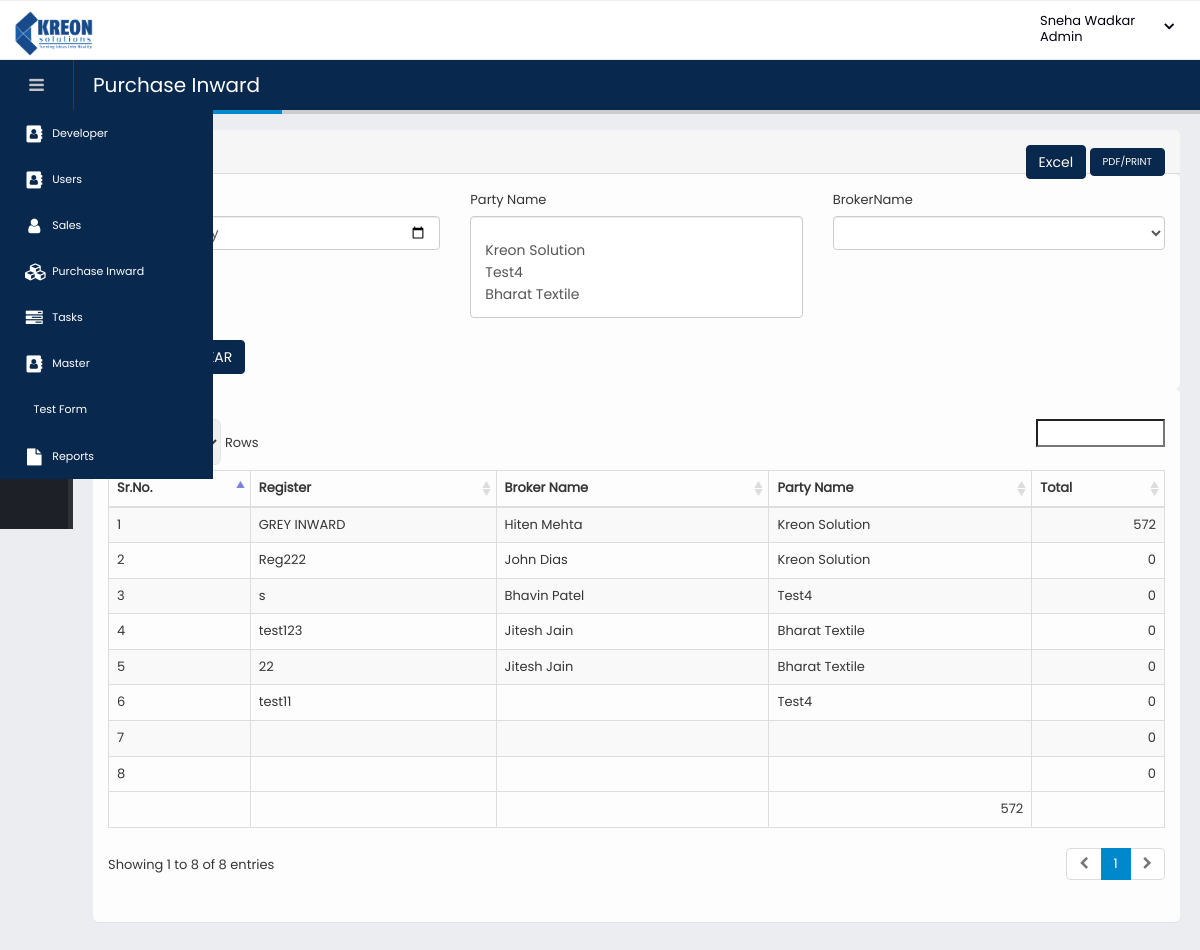
The page /report.php?view=1&ReportID=1 (signed in) on the database its author committed.
### tables this page shows
CREATE TABLE `users` (
  `ID` int(11) NOT NULL,
  `Username` varchar(500) NOT NULL,
  `Name` varchar(500) NOT NULL,
  `Password` varchar(500) NOT NULL,
  `Role` int(11) NOT NULL,
  `RememberMe` varchar(1000) DEFAULT NULL,
  `LastLoginAt` timestamp NULL DEFAULT NULL,
  `CreatedAt` timestamp NOT NULL DEFAULT CURRENT_TIMESTAMP ON UPDATE CURRENT_TIMESTAMP,
  `CreatedBy` int(11) NOT NULL
);

CREATE TABLE `pageroleaccess` (
  `ID` int(11) NOT NULL,
  `RoleID` int(11) NOT NULL,
  `PageAccessID` int(11) NOT NULL,
  `AddBtn` tinyint(1) NOT NULL DEFAULT '0',
  `EditBtn` tinyint(1) NOT NULL DEFAULT '0',
  `ListView` tinyint(1) NOT NULL DEFAULT '0',
  `OtherBtn` tinyint(1) NOT NULL DEFAULT '0',
  `DeleteBtn` tinyint(1) NOT NULL DEFAULT '0'
);

CREATE TABLE `kpageaccess` (
  `ID` int(11) NOT NULL,
  `parentMenu` int(11) NOT NULL COMMENT 'if the parent is a number then it will be considered as child. If parent = 0 then normal, ifparent = -1 then PARENT.',
  `displayname` varchar(200) NOT NULL,
  `filename` varchar(200) NOT NULL,
  `FormId` int(11) NOT NULL,
  `FaIcon` varchar(200) NOT NULL,
  `PageOrder` int(11) NOT NULL,
  `AddBtn` tinyint(1) NOT NULL,
  `EditBtn` tinyint(1) NOT NULL,
  `ListView` tinyint(1) NOT NULL,
  `DeleteBtn` tinyint(1) NOT NULL,
  `OtherBtn` tinyint(1) NOT NULL,
  `CreatedAt` timestamp NOT NULL DEFAULT CURRENT_TIMESTAMP,
  `CreatedBy` int(11) NOT NULL,
  `UpdatedAt` timestamp NOT NULL DEFAULT CURRENT_TIMESTAMP ON UPDATE CURRENT_TIMESTAMP,
  `UpdatedBy` int(11) NOT NULL,
  `isArchived` int(11) NOT NULL
);

CREATE TABLE `kReportFilters` (
  `ID` int(11) NOT NULL,
  `ReportHeaderID` int(11) NOT NULL,
  `FilterLabel` varchar(200) NOT NULL,
  `ViewFieldName` varchar(200) NOT NULL,
  `ViewFieldID` varchar(200) NOT NULL,
  `FilterType` varchar(200) NOT NULL,
  `FieldSizeSM` int(11) NOT NULL DEFAULT '0',
  `FieldSizeMD` int(11) NOT NULL DEFAULT '0',
  `FieldSizeXS` int(11) NOT NULL DEFAULT '0',
  `OtherConditions` varchar(200) NOT NULL,
  `CreatedAt` timestamp NOT NULL DEFAULT CURRENT_TIMESTAMP,
  `CreatedBy` int(11) NOT NULL DEFAULT '0',
  `UpdatedAt` timestamp NOT NULL DEFAULT CURRENT_TIMESTAMP,
  `UpdatedBy` int(11) NOT NULL DEFAULT '0',
  `isArchived` int(11) NOT NULL DEFAULT '0'
);

CREATE TABLE `kReportFields` (
  `ID` int(11) NOT NULL,
  `ReportHeaderID` int(11) NOT NULL,
  `ViewFieldName` varchar(200) NOT NULL,
  `DisplayName` varchar(200) NOT NULL,
  `OrderNo` varchar(200) NOT NULL,
  `ShowTotal` float NOT NULL,
  `Alignment` int(11) NOT NULL DEFAULT '0',
  `OtherConditions` varchar(200) NOT NULL,
  `CreatedAt` timestamp NOT NULL DEFAULT CURRENT_TIMESTAMP,
  `CreatedBy` int(11) NOT NULL DEFAULT '0',
  `UpdatedAt` timestamp NOT NULL DEFAULT CURRENT_TIMESTAMP,
  `UpdatedBy` int(11) NOT NULL,
  `isArchived` int(11) NOT NULL DEFAULT '0'
);

### dbClassMySQL.php (called while the page is built, shortened)
<?php
class db extends mysqli {
	private static $instance = null;
	public static function getInstance() {
		if (!self::$instance instanceof self) {
			self::$instance = new self;
		}
		return self::$instance;
	}
	public function db_select($query) {
		$output = array();
		$output['result_set'] = array();
		$output['error'] = "1";
		$output['error_statement'] = "";
		if ($result = $this->query($query)) {
			$output['error'] = "0";
			$output['num_rows'] = $result->num_rows;
			while($row = $result->fetch_assoc()){
				$output['result_set'][] = $row;
			}
		} else {
			$output['error_statement'] = "Error: " . $this->error;
		}
		return $output;
	}
}
?>

### report-init.php (the view, shortened to what this page needs)
<?php
include "k_files/k_header.php";
$ReportID = isset($ReportID) ? $ReportID : (isset($_GET['ReportID']) ? $_GET['ReportID'] : 0);
include 'reportModel.php';
function createReportFilters($arr, $viewResult,$requestArray){
	$divClass = "";
	if($arr[5] == 0 && $arr[6] == 0 && $arr[7] == 0 ){
		$divClass .= " col-md-4 ";
	}
    if($arr[3] == 6){
		if(isset($requestArray[$arr[1]])){
			$inputValue = $requestArray[$arr[1]];
		}else{
			$inputValue = "";
		}
		return "<div class='".$divClass."'><label>".$arr[0]."</label><input class='form-control dyn1' type='date' name='".$arr[1]."' id='".$arr[1]."' value='". $inputValue ."'/></div>";
	}
    if($arr[3] == 5){
		$flds = '<div class='.$divClass.'><label>'.$arr[1].'</label>';
		$flds .= '<select data-plugin-selectTwo class="form-control populate '.$arr[1].'" name="'.$arr[2].'" id="'.$arr[2].'" class="form-control populate"';
		$flds .= '><option value=""></option>';
		$tmpID = array();
		$tmpLabel = array();
		for($j = 0; $j < $viewResult['num_rows']; $j++){
			$tmpID[$j] = $viewResult['result_set'][$j][$arr[2]];
			$tmpLabel[$j] =$viewResult['result_set'][$j][$arr[1]];
		}
		$finalID = array_unique($tmpID);
		$finalLabel = array_unique($tmpLabel);
		for($i = 0; $i <= sizeof($finalID); $i++){
			if(isset($finalID[$i]) || isset($finalLabel[$i])){
				if(in_array(isset($requestArray[$arr[2]]),$finalID)){
					$flds .= '<option selected value="'.$finalID[$i].'">'.$finalLabel[$i].'</option>';
				}else{
					$flds .= '<option value="'.$finalID[$i].'">'.$finalLabel[$i].'</option>';
				}
			}
		}
        $flds .= '</select></div>';
		return $flds;
	}
	if($arr[3] == 11){
		$flds = "<div class='".$divClass."'><label>".$arr[0]."</label>";
		$flds .= '<select multiple data-plugin-selectTwo class="form-control populate '.$arr[1].'" name="'.$arr[2].'[]">';
		$flds .= '><option value=""></option>';
		$tmpID = array();
		$tmpLabel = array();
		for($j = 0; $j < $viewResult['num_rows']; $j++){
			$tmpID[$j] = $viewResult['result_set'][$j][$arr[2]];
			$tmpLabel[$j] = $viewResult['result_set'][$j][$arr[1]];
		}
		$finalID = array_unique_new($tmpID);
		$finalLabel = array_unique_new($tmpLabel);
		for($j = 0; $j < sizeof($finalLabel); $j++){
			if(strlen($finalLabel[$j]) > 0){
				if(!empty($requestArray[$arr[2]])){
					if(in_array($requestArray[$arr[2]][$j],$finalID)){
						$flds .= '<option selected value="'.$finalID[$j].'">'.$finalLabel[$j].'</option>';
					} else{
						$flds .= '<option value="'.$finalID[$j].'">'.$finalLabel[$j].'</option>';
					}
				}else{
					$flds .= '<option value="'.$finalID[$j].'">'.$finalLabel[$j].'</option>';
				}
			}
		}
        $flds .= '</select></div>';
		return $flds;
	}
}
function array_unique_new($arr){
	$result = array();
	$cnt = 0;
	for($i = 0; $i < sizeof($arr); $i++){
		if(in_array($arr[$i], $result)) continue;
		else $result[$cnt++] = $arr[$i];
	}
	return $result;
}
function createReportTable($result1, $viewResult){
    $align = "";
    $flag = 0;
    $sr = 1;
    $tableFld = '<thead><tr><th>Sr.No.</th>';
    $columns = array();
    for($i = 0; $i < $result1['num_rows']; $i++){
        $row = $result1['result_set'][$i];
        array_push($columns,array("ViewFieldName" => $row['ViewFieldName'], "Alignment" => $row['Alignment'], "ShowTotal" => $row['ShowTotal']));
        $tableFld .= "<th>" . $row['DisplayName'] . "</th>";
    }
    $tableFld .= "</tr></thead><tbody>";
    for($j = 0; $j < $viewResult['num_rows']; $j++){
        $tableFld .= "<tr>";
        $tableFld .= "<td align='left'>" . $sr++ . "</td>";
        $row1 = $viewResult['result_set'][$j];
        for($i=0; $i<count($columns); $i++){
            if(in_array($columns[$i]['Alignment'], array("1","0"))){
                $align = "left";
            } elseif($columns[$i]['Alignment'] =="2"){
                $align = "center";
            } elseif($columns[$i]['Alignment'] == "3"){
                $align = "right";
            }
            $tableFld .= "<td align='".$align."'>" . $row1[$columns[$i]['ViewFieldName']] . "</td>";
        }
        $tableFld .= "</tr>";
    }
    $footerTotal = array();
    for($i=0; $i<count($columns); $i++){
        if($columns[$i]['ShowTotal'] == 1){
            $flag = 1;
            $footerTotal[$i] = array_sum(array_column($viewResult['result_set'],$columns[$i]['ViewFieldName']));
        }
    }
    $tableFld .= '</tbody>';
    if($flag == 1){
        $tableFld .= '<tfoot><tr>';
        for($i=0; $i<count($columns); $i++){
            if($columns[$i]['ShowTotal'] == 1){
                $tableFld .= '<td align="'.$align.'">'.$footerTotal[$i].'</td>';
            } else{
                $tableFld .= '<td align="'.$align.'"></td>';
            }
        }
        $tableFld .= '</tfoot></tr>';
    }
    return $tableFld;
}
?>

### k_files/k_header.php (shortened to what this page needs)
<?php
$user_access = isset($user_access) ? $user_access : 1;
if($user_access){
	if(isset($_SESSION['user_id']) && strlen($_SESSION['user_id'])>0){
		$uid = $_SESSION['user_id'];
		$sql = "SELECT ID as uid, name,pagerolemaster.Label as Role,users.Role as RoleID FROM users LEFT JOIN pagerolemaster on users.Role= pagerolemaster.RoleId WHERE ID='".$uid."' ";
		$result = db::getInstance()->db_select($sql);
		for($i = 0; $i < $result['num_rows']; $i++){
			$name = $result['result_set'][$i]['name'];
			$RoleID = $result['result_set'][$i]['RoleID'];
			if($i == 0) break;
		}
	}
}
$menubar="";
    $sqlmenu  = "SELECT a.*,b.displayname,b.filename,b.FaIcon,b.PageOrder,b.parentMenu FROM pageroleaccess a
                LEFT JOIN kpageaccess b on a.PageAccessID = b.ID WHERE a.RoleID='".$RoleID."' ORDER BY b.PageOrder ASC";
	$result = db::getInstance()->db_select($sqlmenu);
		$menubar .= '<ul class="nav nav-main"> ';
		for($i = 0; $i < $result['num_rows']; $i++){
			$pageaccessid = $result['result_set'][$i]['PageAccessID'];
			$displayname = $result['result_set'][$i]['displayname'];
			$filename = $result['result_set'][$i]['filename'];
			$parentMenu = $result['result_set'][$i]['parentMenu'];
			$FaIcon = $result['result_set'][$i]['FaIcon'];
			if($parentMenu == 0) {
				if($result['result_set'][$i]['AddBtn'] !=0 || $result['result_set'][$i]['ListView'] !=0 || $result['result_set'][$i]['EditBtn'] !=0){
					$sqlmenu1  = "SELECT * FROM kpageaccess  WHERE parentMenu='".$pageaccessid."' ORDER BY PageOrder ASC;";
					$result1 = db::getInstance()->db_select($sqlmenu1);
					if($result1['num_rows'] > 0){
						$menubar .= '<li class="nav-parent"><a><i class="fa fa-address-book" aria-hidden="true"></i>'.$displayname.'</a> ';
							$menubar .= '<ul class="nav nav-children"> ';
								for($j = 0; $j < $result1['num_rows']; $j++){
									$subpageaccessid = $result1['result_set'][$j]['ID'];
									$submenufilename = $result1['result_set'][$j]['filename'];
									$submenuFaIcon = $result1['result_set'][$j]['FaIcon'];
									$submenudisplayname = $result1['result_set'][$j]['displayname'];
									$sqlmenu2  = "SELECT * FROM kpageaccess  WHERE parentMenu='".$subpageaccessid."' ORDER BY PageOrder ASC;";
									$result2 = db::getInstance()->db_select($sqlmenu2);
									if($result2['num_rows'] > 0){
										$menubar .= '<li class="nav-parent"><a><i class="fa fa-address-book" aria-hidden="true"></i>'.$submenudisplayname.'</a> ';
											$menubar .= '<ul class="nav nav-children"> ';
											for($k = 0; $k < $result2['num_rows']; $k++){
												$subchildmenufilename = $result2['result_set'][$k]['filename'];
												$subchildmenuFaIcon = $result2['result_set'][$k]['FaIcon'];
												$subchildmenudisplayname = $result2['result_set'][$k]['displayname'];
												$menubar .= '<li><a href="'.$subchildmenufilename.'"><i class="'.$subchildmenuFaIcon.'" aria-hidden="true"></i>'.$subchildmenudisplayname.'</a></li>';
											}
											$menubar .= '</ul> ';
										$menubar .= '</li> ';
									}else{
										$menubar .= '<li><a href="'.$submenufilename.'"><i class="'.$submenuFaIcon.'" aria-hidden="true"></i>'.$submenudisplayname.'</a></li>';
									}
								}
							$menubar .= '</ul> ';
						$menubar .= '</li> ';
					}else{
						$menubar .= '<li><a href="'.$filename.'"><i class="'.$FaIcon.'" aria-hidden="true"></i>'.$displayname.'</a></li>';
					}
				}
			}
			elseif($parentMenu == -1) {
			    $menubar .='';
			}
		}
$loggeduser = isset($first_name) ? $first_name : "Admin";
?>
<!doctype html>
<html class="fixed sidebar-left-collapsed sidebar-left-xs" >
	<head><meta http-equiv="Content-Type" content="text/html; charset=utf-8">
		<link rel="stylesheet" href="assets/vendor/bootstrap/css/bootstrap.css" />
		<link rel="stylesheet" href="assets/vendor/font-awesome/css/font-awesome.css" />
		<link rel="stylesheet" href="assets/vendor/magnific-popup/magnific-popup.css" />
		<link rel="stylesheet" href="assets/vendor/bootstrap-datepicker/css/bootstrap-datepicker3.css" />
		<link rel="stylesheet" href="assets/vendor/select2/css/select2.css" />
		<link rel="stylesheet" href="assets/vendor/jquery-ui/jquery-ui.css" />
		<?php
			if(isset($_GET['view'])) if($_GET['view'] == 1) echo '<link rel="stylesheet" href="assets/vendor/jquery-datatables-bs3/assets/css/datatables.css" />';
		?>
		<link rel="stylesheet" href="assets/vendor/jquery-ui/jquery-ui.theme.css" />
		<link rel="stylesheet" href="assets/vendor/dropzone/basic.css" />
		<link rel="stylesheet" href="assets/vendor/dropzone/dropzone.css" />
		<link rel="stylesheet" href="assets/vendor/bootstrap-multiselect/bootstrap-multiselect.css" />
		<link rel="stylesheet" href="assets/vendor/morris.js/morris.css" />
		<link rel="stylesheet" href="assets/vendor/select2-bootstrap-theme/select2-bootstrap.min.css" />
		<link rel="stylesheet" href="assets/stylesheets/theme.css" />
		<link rel="stylesheet" href="assets/stylesheets/skins/default.css" />
		<link rel="stylesheet" href="assets/stylesheets/theme-custom.css">
	</head>
	<body>
		<section class="body">
			<header class="header">
				<div class="logo-container">
					<a href="#" class="logo">
						<img src="assets/images/kreon-logo.png" height="45" alt="Porto Admin" />
					</a>
					<div id="userbox" class="userbox">
						<a href="#" data-toggle="dropdown">
							<div class="profile-info" data-lock-name="" data-lock-email="">
								<span style="white-space: nowrap;overflow: hidden;text-overflow: ellipsis;max-width: 170px;" class="name"><?php echo $name.'<br> '.$loggeduser; ?></span>
							</div>
							<i class="fa custom-caret"></i>
						</a>
					</div>
				</div>
			</header>
			<div class="inner-wrapper">
				<aside id="sidebar-left" class="sidebar-left">
					<div class="sidebar-header">
						<div class="sidebar-toggle hidden-xs" data-toggle-class="sidebar-left-collapsed" data-target="html" data-fire-event="sidebar-left-toggle">
							<i class="fa fa-bars" aria-label="Toggle sidebar"></i>
						</div>
					</div>
					<div class="nano">
						<div class="nano-content">
							<nav id="menu" class="nav-main" role="navigation">
								<?php echo $menubar; ?>
							</nav>
						</div>
					</div>
				</aside>
				<section role="main" class="content-body">
					<header class="page-header">
					</header>

### report.php (shortened to what this page needs)
<?php
$ReportID = isset($_REQUEST['ReportID']) ? $_REQUEST['ReportID'] : 0;
include "report-init.php";
if(isset($_SERVER['HTTPS']) && $_SERVER['HTTPS'] === 'on')
    $url = "https://";
else
    $url = "http://";
$url .= $_SERVER['HTTP_HOST'];
$url.= $_SERVER['REQUEST_URI'];
$urlpos = strpos($url, '&', strpos($url, '&') + 1);
$url = substr($url, 0, $urlpos);
$sql = "SELECT * FROM $db[0] WHERE 1=1 ";
$requestArray = [];
$viewResult = db::getInstance()->db_select($sql);
?>
<link rel="stylesheet" type="text/css" href="/assets/vendor/jquery-datatables/extras/TableTools/css/dataTables.tableTools.css">
<section class="panel">
    <header class="panel-heading">
		<div class="panel-actions">
            <input class="btn btn-primary bizbtn" type="button" onclick="tableToExcel('datatable-tabletools', 'GSTR1 Report')" value="Excel">
            <button onclick="printData()" id="download_pdf" class="btn btn-primary bizbtn" style="font-size:10px;">PDF/PRINT</button>
        </div>
	</header>
	<form method="get">
	<div class="panel-body">
	    <div class="row">
            <div class="reportTable">
        	<?php $div="";
            	for($i = 0; $i < sizeof($filterCode); $i++){
            	    echo '<div class="'.$filterCode[$i][0].'">';
                    echo createReportFilters($filterCode[$i],$viewResult,$requestArray);
            	    echo  '</div>';
            	}
        	?>
        </div>
			</div>
        <br/>
        <div class="row">
    		<div class="col-md-6">
    			<a href="<?php echo $url; ?>" class="btn btn-primary">CLEAR</a><br />
    		</div>
    	</div>
	</div>
	</form>
    <div class="panel-body" id="datatable">
        <table class="table table-bordered table-striped mb-none" border="1" id="datatable-tabletools" data-swf-path="assets/vendor/jquery-datatables/extras/TableTools/swf/copy_csv_xls_pdf.swf">
            <?php echo createReportTable($result1, $viewResult); ?>
        </table>
    </div>
</section>

### rows shown on the page
users: Name "Sneha Wadkar"
pageroleaccess: kpageaccess.displayname "Developer"
pageroleaccess: kpageaccess.displayname "Users"
pageroleaccess: kpageaccess.displayname "Sales"
pageroleaccess: kpageaccess.displayname "Purchase Inward"
pageroleaccess: kpageaccess.displayname "Tasks"
pageroleaccess: kpageaccess.displayname "Master"
pageroleaccess: kpageaccess.displayname "Test Form"
pageroleaccess: kpageaccess.displayname "Reports"
kreportfilters: FilterLabel "Party Name", ViewFieldName+ViewFieldID "/ Kreon Solution / Test4 / Bharat Textile", $finalID[$j] 1 (drawn), $finalID[$j] 7 (drawn), $finalID[$j] 2 (drawn)
kreportfilters: ViewFieldName "BrokerName"
kreportfields: DisplayName "Register"
kreportfields: DisplayName "Broker Name"
kreportfields: DisplayName "Party Name"
kreportfields: DisplayName "Total", ShowTotal 1 (drawn)

### other values the page prints
$loggeduser "Admin"
$row1[$columns[$i]['ViewFieldName']] "GREY INWARD"
$row1[$columns[$i]['ViewFieldName']] "Hiten Mehta"
$row1[$columns[$i]['ViewFieldName']] "Kreon Solution"
$row1[$columns[$i]['ViewFieldName']] "572"
$row1[$columns[$i]['ViewFieldName']] "Reg222"
$row1[$columns[$i]['ViewFieldName']] "John Dias"
$row1[$columns[$i]['ViewFieldName']] "0"
$row1[$columns[$i]['ViewFieldName']] "s"
$row1[$columns[$i]['ViewFieldName']] "Bhavin Patel"
$row1[$columns[$i]['ViewFieldName']] "Test4"
$row1[$columns[$i]['ViewFieldName']] "test123"
$row1[$columns[$i]['ViewFieldName']] "Jitesh Jain"
$row1[$columns[$i]['ViewFieldName']] "Bharat Textile"
$row1[$columns[$i]['ViewFieldName']] "22"
